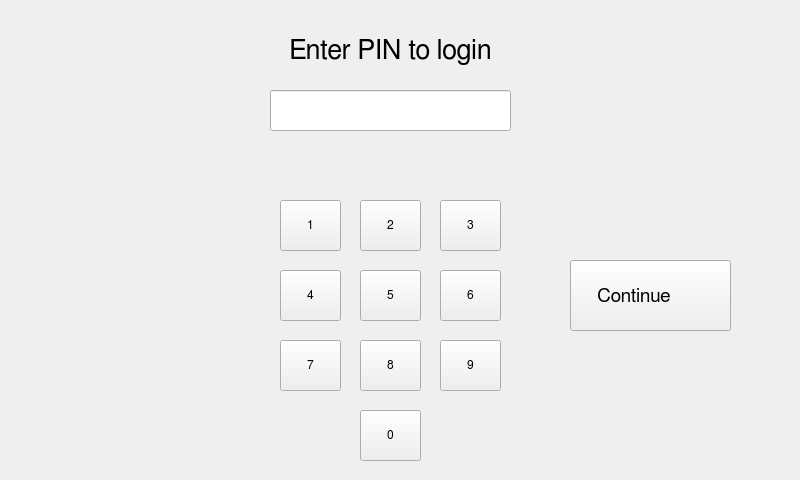
<?xml version="1.0" encoding="UTF-8"?>
<ui version="4.0">
 <class>MainWindow</class>
 <widget class="QMainWindow" name="MainWindow">
  <property name="geometry">
   <rect>
    <x>0</x>
    <y>0</y>
    <width>800</width>
    <height>480</height>
   </rect>
  </property>
  <property name="windowTitle">
   <string>MainWindow</string>
  </property>
  <widget class="QWidget" name="centralwidget">
   <widget class="QStackedWidget" name="mainStack">
    <property name="geometry">
     <rect>
      <x>0</x>
      <y>0</y>
      <width>811</width>
      <height>491</height>
     </rect>
    </property>
    <widget class="QWidget" name="page">
     <widget class="QLineEdit" name="lineEdit">
      <property name="geometry">
       <rect>
        <x>270</x>
        <y>90</y>
        <width>241</width>
        <height>41</height>
       </rect>
      </property>
      <property name="font">
       <font>
        <family>FreeSans</family>
        <pointsize>15</pointsize>
       </font>
      </property>
      <property name="cursor">
       <cursorShape>ClosedHandCursor</cursorShape>
      </property>
      <property name="inputMethodHints">
       <set>Qt::ImhHiddenText|Qt::ImhNoAutoUppercase|Qt::ImhNoPredictiveText|Qt::ImhSensitiveData</set>
      </property>
      <property name="maxLength">
       <number>-1</number>
      </property>
      <property name="echoMode">
       <enum>QLineEdit::Password</enum>
      </property>
      <property name="alignment">
       <set>Qt::AlignCenter</set>
      </property>
     </widget>
     <widget class="QPushButton" name="pushButton_3">
      <property name="geometry">
       <rect>
        <x>440</x>
        <y>200</y>
        <width>61</width>
        <height>51</height>
       </rect>
      </property>
      <property name="font">
       <font>
        <family>FreeSans</family>
       </font>
      </property>
      <property name="focusPolicy">
       <enum>Qt::NoFocus</enum>
      </property>
      <property name="text">
       <string>3</string>
      </property>
     </widget>
     <widget class="QLabel" name="label">
      <property name="geometry">
       <rect>
        <x>200</x>
        <y>20</y>
        <width>381</width>
        <height>61</height>
       </rect>
      </property>
      <property name="font">
       <font>
        <family>FreeSans</family>
        <pointsize>20</pointsize>
        <weight>50</weight>
        <italic>false</italic>
        <bold>false</bold>
       </font>
      </property>
      <property name="text">
       <string>Enter PIN to login</string>
      </property>
      <property name="alignment">
       <set>Qt::AlignCenter</set>
      </property>
     </widget>
     <widget class="QPushButton" name="pushButton_7">
      <property name="geometry">
       <rect>
        <x>280</x>
        <y>340</y>
        <width>61</width>
        <height>51</height>
       </rect>
      </property>
      <property name="font">
       <font>
        <family>FreeSans</family>
       </font>
      </property>
      <property name="focusPolicy">
       <enum>Qt::NoFocus</enum>
      </property>
      <property name="text">
       <string>7</string>
      </property>
     </widget>
     <widget class="QPushButton" name="pushButton_continue">
      <property name="enabled">
       <bool>true</bool>
      </property>
      <property name="geometry">
       <rect>
        <x>570</x>
        <y>260</y>
        <width>161</width>
        <height>71</height>
       </rect>
      </property>
      <property name="font">
       <font>
        <family>FreeSans</family>
        <pointsize>14</pointsize>
       </font>
      </property>
      <property name="focusPolicy">
       <enum>Qt::NoFocus</enum>
      </property>
      <property name="text">
       <string>Continue       </string>
      </property>
     </widget>
     <widget class="QPushButton" name="pushButton_5">
      <property name="geometry">
       <rect>
        <x>440</x>
        <y>270</y>
        <width>61</width>
        <height>51</height>
       </rect>
      </property>
      <property name="font">
       <font>
        <family>FreeSans</family>
       </font>
      </property>
      <property name="focusPolicy">
       <enum>Qt::NoFocus</enum>
      </property>
      <property name="text">
       <string>6</string>
      </property>
     </widget>
     <widget class="QPushButton" name="pushButton_2">
      <property name="geometry">
       <rect>
        <x>360</x>
        <y>200</y>
        <width>61</width>
        <height>51</height>
       </rect>
      </property>
      <property name="font">
       <font>
        <family>FreeSans</family>
       </font>
      </property>
      <property name="focusPolicy">
       <enum>Qt::NoFocus</enum>
      </property>
      <property name="text">
       <string>2</string>
      </property>
     </widget>
     <widget class="QLabel" name="label_2">
      <property name="geometry">
       <rect>
        <x>250</x>
        <y>150</y>
        <width>291</width>
        <height>31</height>
       </rect>
      </property>
      <property name="font">
       <font>
        <family>FreeSans</family>
       </font>
      </property>
      <property name="text">
       <string/>
      </property>
      <property name="alignment">
       <set>Qt::AlignCenter</set>
      </property>
     </widget>
     <widget class="QPushButton" name="pushButton_6">
      <property name="geometry">
       <rect>
        <x>360</x>
        <y>270</y>
        <width>61</width>
        <height>51</height>
       </rect>
      </property>
      <property name="font">
       <font>
        <family>FreeSans</family>
       </font>
      </property>
      <property name="focusPolicy">
       <enum>Qt::NoFocus</enum>
      </property>
      <property name="text">
       <string>5</string>
      </property>
     </widget>
     <widget class="QPushButton" name="pushButton_4">
      <property name="geometry">
       <rect>
        <x>280</x>
        <y>270</y>
        <width>61</width>
        <height>51</height>
       </rect>
      </property>
      <property name="font">
       <font>
        <family>FreeSans</family>
       </font>
      </property>
      <property name="focusPolicy">
       <enum>Qt::NoFocus</enum>
      </property>
      <property name="text">
       <string>4</string>
      </property>
     </widget>
     <widget class="QPushButton" name="pushButton_9">
      <property name="geometry">
       <rect>
        <x>360</x>
        <y>340</y>
        <width>61</width>
        <height>51</height>
       </rect>
      </property>
      <property name="font">
       <font>
        <family>FreeSans</family>
       </font>
      </property>
      <property name="focusPolicy">
       <enum>Qt::NoFocus</enum>
      </property>
      <property name="text">
       <string>8</string>
      </property>
     </widget>
     <widget class="QPushButton" name="pushButton_0">
      <property name="geometry">
       <rect>
        <x>360</x>
        <y>410</y>
        <width>61</width>
        <height>51</height>
       </rect>
      </property>
      <property name="font">
       <font>
        <family>FreeSans</family>
       </font>
      </property>
      <property name="focusPolicy">
       <enum>Qt::NoFocus</enum>
      </property>
      <property name="text">
       <string>0</string>
      </property>
     </widget>
     <widget class="QPushButton" name="pushButton_1">
      <property name="geometry">
       <rect>
        <x>280</x>
        <y>200</y>
        <width>61</width>
        <height>51</height>
       </rect>
      </property>
      <property name="font">
       <font>
        <family>FreeSans</family>
       </font>
      </property>
      <property name="focusPolicy">
       <enum>Qt::NoFocus</enum>
      </property>
      <property name="text">
       <string>1</string>
      </property>
     </widget>
     <widget class="QPushButton" name="pushButton_8">
      <property name="geometry">
       <rect>
        <x>440</x>
        <y>340</y>
        <width>61</width>
        <height>51</height>
       </rect>
      </property>
      <property name="font">
       <font>
        <family>FreeSans</family>
       </font>
      </property>
      <property name="focusPolicy">
       <enum>Qt::NoFocus</enum>
      </property>
      <property name="text">
       <string>9</string>
      </property>
     </widget>
     <widget class="QLabel" name="label_4">
      <property name="geometry">
       <rect>
        <x>700</x>
        <y>286</y>
        <width>21</width>
        <height>20</height>
       </rect>
      </property>
      <property name="styleSheet">
       <string notr="true">image: url(:/images/ok.png);</string>
      </property>
      <property name="text">
       <string/>
      </property>
     </widget>
    </widget>
    <widget class="QWidget" name="page_2">
     <widget class="QLabel" name="label_3">
      <property name="geometry">
       <rect>
        <x>90</x>
        <y>10</y>
        <width>631</width>
        <height>71</height>
       </rect>
      </property>
      <property name="font">
       <font>
        <family>FreeSans</family>
        <pointsize>25</pointsize>
       </font>
      </property>
      <property name="text">
       <string>Please select app to launch</string>
      </property>
      <property name="alignment">
       <set>Qt::AlignCenter</set>
      </property>
     </widget>
    </widget>
   </widget>
  </widget>
 </widget>
 <resources/>
 <connections/>
</ui>
